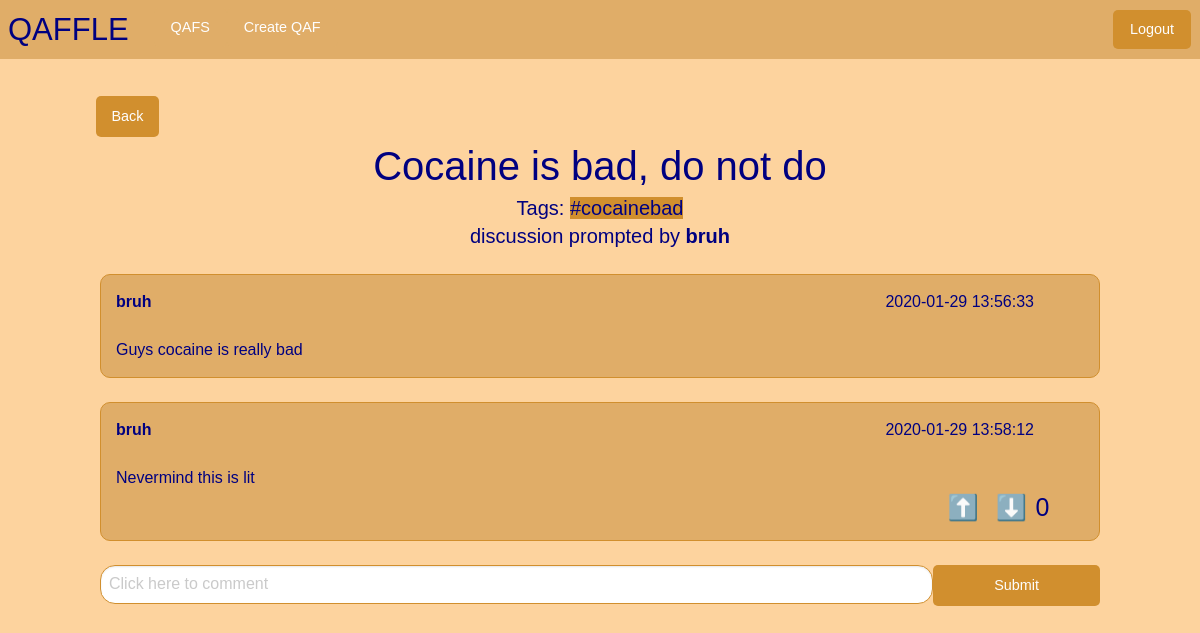
The page /qaf/14/7 (signed in) on the database its author committed.
### tables this page shows
CREATE TABLE posts (id INTEGER PRIMARY KEY, author_id INTEGER, title TEXT, content TEXT, qaf_id INTEGER, tags TEXT, time_created DATETIME DEFAULT CURRENT_TIMESTAMP, net_vote INTEGER);

CREATE TABLE users (id INTEGER PRIMARY KEY, username TEXT, password TEXT, waffles INT, qafs_joined TEXT);

CREATE TABLE comments (id INTEGER PRIMARY KEY, author_id INTEGER, content TEXT, post_id INTEGER, qaf_id INTEGER, time_created DATETIME DEFAULT CURRENT_TIMESTAMP, net_vote INTEGER);

### quaffle/__init__.py (the view)
@app.route("/qaf/<qaf_id>/<post_id>", methods=['GET', 'POST'])
def show_post(qaf_id,post_id):
    if current_user() == None:
      flash('You must be logged in to access this page', 'warning')
      return redirect( url_for( 'login'))
    if ('comment' in request.form):
        entry = request.form
        Comment.new_comment(current_user().id, entry['comment'], post_id, qaf_id)
    if ('post_id' in request.form):
        return redirect(url_for('edit_title', post = request.form['post_id']))
    if('comment_id' in request.form):
        return redirect(url_for('edit_comment', comment = request.form['comment_id']))
    post = Post(post_id)
    comments = post.get_comments()
    return render_template('post.html', title = post.title, post = post, comments = comments, author = User(post.author_id).username)

### quaffle/__init__.py (called while the page is built)
def current_user():
    if 'user_id' in session:
        return User(session['user_id'])
    return None

@app.context_processor
def make_template_globals():
    return dict(current_user=current_user())

### quaffle/util/db_builder.py (called while the page is built)
def execute(cmd):
    db = sqlite3.connect(DB_FILE)
    c = db.cursor()
    output = c.execute(cmd)
    db.commit()
    return output

### quaffle/util/post.py (called while the page is built)
    def get_comments(self):
        command = f'SELECT id FROM comments WHERE post_id = {self.id}'
        data = execute(command).fetchall()
        comments = []
        for comment_id in data:
            comments.append(Comment(comment_id[0]))
        return comments

### quaffle/templates/post.html (shortened to what this page needs)
{% extends "base.html" %}
{% block content %}
<div class="button-group grid-x">
  <a class = "button" style="margin-left:8%;" href="/qaf/{{post.qaf_id}}">Back</a>
</div>
<div class="grid-x">
  <h2 class="small-12">{{ post.title }}</h2>
  <h5 class="small-12">Tags:
    {% for tag in post.tags %}
      <span class = "tag">{{ tag }}</span>
    {% endfor %}
  </h5>
  <h5 class="small-12">discussion prompted by <strong>{{author}}</strong></h5>
  <div class="small-12">
    <br>
  </div>
  <div class="small-10 small-offset-1 post" style="word-wrap:break-word;">
    <span style="float:right;margin-right:50px">{{post.time_created}}</span><strong>{{author}}</strong><br><br>
    {{ post.content }}
  </div>
  <br>
  {% if comments %}
    <div class="small-12"><br></div>
    {% for comment in comments %}
    <div class="post small-10 small-offset-1 grid-x">
      <div class="small-12">
        {% if comment.author_id == current_user.id %}
          <form class="form-group" method="post">
            <strong class="small-6">{{comment.author}}</strong><span style="float:right;margin-right:50px">{{comment.time_created}}</span>
            <button type="submit" class="button" name='comment_id' value="{{ comment.id }}"> Edit </button>
          </form>
        {%else %}
          <strong class="small-6">{{comment.author}}</strong><span style="float:right;margin-right:50px">{{comment.time_created}}</span>
        {% endif %}
      </div>
      <div class="small-12">
        <br>
      </div>
      <div class="small-12" id='content' style="word-wrap: break-word;">{{comment.content}}</div>
      <div class="small-4 upvote" id="{{comment.id}}" style="margin-left:85%;width:5%">
        <h4 class="upvote" id="{{comment.id}}">⬆️</h4>
      </div>
      <div class="small-4 downvote" id="{{comment.id}}" style="width:5%">
        <h4 class="downvote" id="{{comment.id}}" >⬇️</h4>
      </div>
      <div>
        <h4 class="votes" id="{{comment.id}}">{{comment.net_vote}}</h4>
      </div>
    </div>
    <div class="small-12">
      <br>
    </div>
    {% endfor %}
  {% endif %}
</div>
<div class="small-12 grid-x">
  <form class="form-group small-10 small-offset-1" method="post">
    <div class="grid-x">
      <input class="textInput small-10" name="comment" type="text" placeholder='Click here to comment'>
      <input class="button small-2" type="submit" value="Submit">
    </div>
    <br>
  </form>
</div>
{% endblock content %}

### quaffle/static/css/stylesheet.css (style rules this page uses)
body { font-family: 'Overpass', sans-serif; background-color: RGB(253, 211, 158); color: navy; }
a { border: 0px; border-color: RGB(209, 143, 46); padding: 0px; font-family: 'Overpass', sans-serif; }
.button { background-color: RGB(209, 143, 46); border-radius: 5px; }
.button-group { margin: auto; }
h2 { color: navy; margin: auto; font-family: 'Overpass', sans-serif; text-align: center; }
h4 { color: navy; margin: auto; font-family: 'Overpass', sans-serif; text-align: center; }
h5 { margin: auto; text-align: center; font-family: 'Overpass', sans-serif; }
.tag { background-color: RGB(209, 143, 46); }
.textInput { border-radius: 15px; background-color: white; border-color: RGB(209, 143, 46); color: navy; }
.post { border-color: RGB(209, 143, 46); border-style: solid; border-width: thin; border-radius: 10px; background-color: RGB(224, 173, 104); padding: 15px; }

### rows shown on the page
posts: title "Cocaine is bad, do not do", tags "#cocainebad", time_created "2020-01-29 13:56:33", content "Guys cocaine is really bad"
users: username "bruh", author "bruh"
comments: time_created "2020-01-29 13:58:12", content "Nevermind this is lit"

### other values the page prints
{{ comment.net_vote }} "0"
